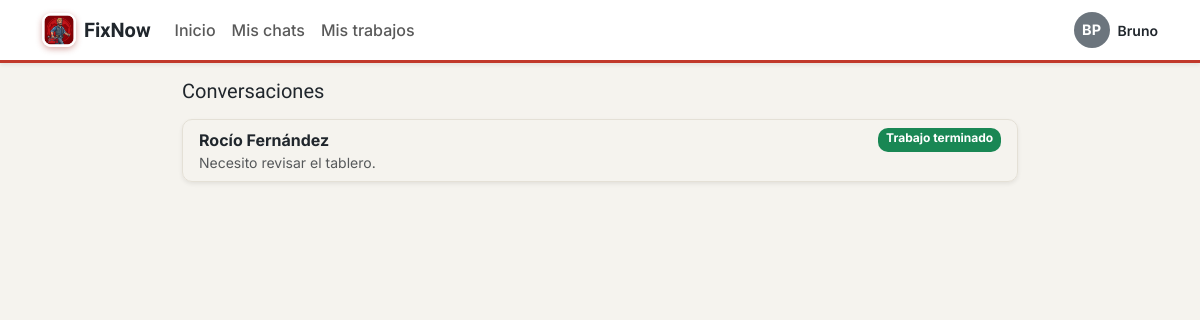
/chats.php (signed in), run on the app's committed database.
### tables this page shows
CREATE TABLE USUARIO (
    id_usuario     INT AUTO_INCREMENT PRIMARY KEY,
    nombre         VARCHAR(60) NOT NULL,
    apellido       VARCHAR(60) NOT NULL,
    mail           VARCHAR(120) NOT NULL UNIQUE,    
    contrasena     VARCHAR(255) NOT NULL,           
    rol            ENUM('cliente','trabajador','admin') NOT NULL,
    id_localidad   INT,
    fecha_registro DATETIME DEFAULT CURRENT_TIMESTAMP,
    estado         ENUM('activo','pendiente','bloqueado') NOT NULL DEFAULT 'activo',
     
     
    intentos_fallidos TINYINT UNSIGNED NOT NULL DEFAULT 0,
    bloqueado_hasta   DATETIME NULL,
     
    ultimo_acceso     DATETIME NULL,
     
     
     
    latitud           DECIMAL(9,6) NULL,
    longitud          DECIMAL(9,6) NULL,
    FOREIGN KEY (id_localidad) REFERENCES LOCALIDAD(id_localidad)
);

CREATE TABLE SOLICITUD (
    id_solicitud                INT AUTO_INCREMENT PRIMARY KEY,
    id_usuario                  INT NOT NULL,   
    id_trabajador                INT NOT NULL,   
    mensaje_inicial              TEXT,
    estado_contacto              ENUM('pendiente','aceptada','rechazada') NOT NULL DEFAULT 'pendiente',
    fecha_creacion                DATETIME DEFAULT CURRENT_TIMESTAMP,
    estado_trabajo                ENUM('no_solicitado','pendiente','aceptado','rechazado') NOT NULL DEFAULT 'no_solicitado',
    fecha_confirmacion_trabajo    DATETIME NULL,   
    confirmado_cliente            BOOLEAN NOT NULL DEFAULT FALSE,
    confirmado_trabajador         BOOLEAN NOT NULL DEFAULT FALSE,
     
     
     
     
    calificaciones_eliminadas     TINYINT UNSIGNED NOT NULL DEFAULT 0,
     
     
    posponer_cliente_hasta        DATETIME NULL,
    posponer_trabajador_hasta     DATETIME NULL,
    FOREIGN KEY (id_usuario) REFERENCES USUARIO(id_usuario) ON DELETE CASCADE,
    FOREIGN KEY (id_trabajador) REFERENCES TRABAJADOR(id_trabajador) ON DELETE CASCADE
);

### src/helpers/Sesion.php (called while the page is built, shortened)
<?php
class Sesion
{
    public static function rolActual(): ?string
    {
        return $_SESSION['rol'] ?? null;
    }
    public static function idUsuarioActual(): ?int
    {
        return $_SESSION['id_usuario'] ?? null;
    }
}

### src/models/Usuario.php (called while the page is built, shortened)
<?php
class Usuario
{
    private PDO $pdo;
    public function __construct(PDO $pdo)
    {
        $this->pdo = $pdo;
    }
    public function buscarPorId(int $idUsuario): ?array
    {
        $consulta = $this->pdo->prepare(
            'SELECT id_usuario, nombre, apellido, mail, rol, estado FROM USUARIO WHERE id_usuario = ?'
        );
        $consulta->execute([$idUsuario]);
        $fila = $consulta->fetch();
        return $fila ?: null;
    }
}

### src/config/Database.php (called while the page is built, shortened)
<?php
class Database
{
    private static ?PDO $instancia = null;
    public static function getConexion(): PDO
    {
        if (self::$instancia === null) {
            $host = getenv('DB_HOST');
            $nombreBD = getenv('DB_NAME');
            $usuario = getenv('DB_USER');
            $clave = getenv('DB_PASS');
            $dsn = "mysql:host={$host};dbname={$nombreBD};charset=utf8mb4";
            $opciones = [
                PDO::ATTR_ERRMODE => PDO::ERRMODE_EXCEPTION,
                PDO::ATTR_DEFAULT_FETCH_MODE => PDO::FETCH_ASSOC,
                PDO::ATTR_EMULATE_PREPARES => false,
            ];
            try {
                self::$instancia = new PDO($dsn, $usuario, $clave, $opciones);
            } catch (PDOException $error) {
                error_log('Error de conexión a la base de datos: ' . $error->getMessage());
                die('No se pudo conectar a la base de datos. Intente más tarde.');
            }
        }
        return self::$instancia;
    }
}

### src/models/Solicitud.php (called while the page is built, shortened)
<?php
class Solicitud
{
    private PDO $pdo;
    public function __construct(PDO $pdo)
    {
        $this->pdo = $pdo;
    }
    private function base(): string
    {
        return "SELECT s.*,
                       uc.nombre   AS cliente_nombre,
                       uc.apellido AS cliente_apellido,
                       t.id_usuario AS id_usuario_trabajador,
                       t.oficio,
                       ut.nombre   AS trabajador_nombre,
                       ut.apellido AS trabajador_apellido,
                       (SELECT m.contenido FROM MENSAJE m
                         WHERE m.id_solicitud = s.id_solicitud
                         ORDER BY m.id_mensaje DESC LIMIT 1) AS ultimo_mensaje,
                       (SELECT cal.id_calificacion FROM CALIFICACION cal
                         WHERE cal.id_solicitud = s.id_solicitud) AS id_calificacion
                  FROM SOLICITUD s
                  JOIN USUARIO uc ON uc.id_usuario = s.id_usuario
                  JOIN TRABAJADOR t ON t.id_trabajador = s.id_trabajador
                  JOIN USUARIO ut ON ut.id_usuario = t.id_usuario";
    }
    public function listarPorUsuario(int $idUsuario, string $rol): array
    {
        $campo = ($rol === 'cliente') ? 's.id_usuario' : 't.id_usuario';
        $consulta = $this->pdo->prepare($this->base() . " WHERE {$campo} = ? ORDER BY s.id_solicitud DESC");
        $consulta->execute([$idUsuario]);
        return $consulta->fetchAll();
    }
}

### public/chats.php (the view, shortened to what this page needs)
<?php
$rol = Sesion::rolActual();
$yo = Sesion::idUsuarioActual();
$modeloSolicitud = new Solicitud(Database::getConexion());
$todas = $modeloSolicitud->listarPorUsuario($yo, $rol);
$activas = array_filter($todas, fn($s) => $s['estado_contacto'] === 'aceptada');
function otraParte(array $s, int $yo): string
{
    return ((int) $s['id_usuario'] === $yo)
        ? $s['trabajador_nombre'] . ' ' . $s['trabajador_apellido']
        : $s['cliente_nombre'] . ' ' . $s['cliente_apellido'];
}
function etiquetaTrabajo(array $s): string
{
    if ($s['confirmado_cliente'] && $s['confirmado_trabajador']) {
        return '<span class="badge text-bg-success">Trabajo terminado</span>';
    }
    return match ($s['estado_trabajo']) {
        'pendiente' => '<span class="badge text-bg-warning">Contratación pendiente</span>',
        'aceptado'  => '<span class="badge text-bg-primary">Trabajo en curso</span>',
        default     => '',
    };
}
?>
<!DOCTYPE html>
<html lang="es">
<head>
    <link href="https://cdn.jsdelivr.net/npm/bootstrap@5.3.3/dist/css/bootstrap.min.css" rel="stylesheet">
    <link rel="stylesheet" href="assets/css/estilos.css">
</head>
<body class="bg-light">
<?php require __DIR__ . '/../src/views/navbar.php'; ?>
<div class="container pb-5" style="max-width: 860px;">
    <h1 class="h5 mb-3">Conversaciones</h1>
    <?php if (empty($activas)): ?>
        <div class="alert alert-info">
            No tenés conversaciones aún.
            <a href="panel_cliente.php" class="alert-link">Buscá un trabajador</a> y solicitale un servicio.
            <?php if ($rol === 'trabajador'): ?>
                Cuando aceptes una solicitud de chat también aparecerá acá.
            <?php endif; ?>
        </div>
    <?php else: ?>
        <div class="list-group mb-4 shadow-sm">
            <?php foreach ($activas as $s): ?>
                <a href="chat.php?id=<?= (int) $s['id_solicitud'] ?>" class="list-group-item list-group-item-action">
                    <div class="d-flex justify-content-between flex-wrap gap-1">
                        <strong><?= Vista::e(otraParte($s, $yo)) ?></strong>
                        <?= etiquetaTrabajo($s) ?>
                    </div>
                    <div class="small text-muted text-truncate">
                        <?= Vista::e($s['ultimo_mensaje'] ?? $s['mensaje_inicial']) ?>
                    </div>
                </a>
            <?php endforeach; ?>
        </div>
    <?php endif; ?>
</div>
</body>
</html>

### src/views/navbar.php (shortened to what this page needs)
<?php
$rolNav = Sesion::rolActual();
$idUsuarioNav = Sesion::idUsuarioActual();
$pdoNav = Database::getConexion();
$usuarioNav = (new Usuario($pdoNav))->buscarPorId($idUsuarioNav) ?? ['nombre' => '', 'apellido' => ''];
$fotoNav = ($rolNav === 'trabajador') ? (new Trabajador($pdoNav))->fotoDeUsuario($idUsuarioNav) : null;
$perfilNav = ($rolNav === 'trabajador') ? 'mi_perfil.php' : 'mi_cuenta.php';
?>
<nav class="navbar navbar-expand bg-white border-bottom shadow-sm mb-3">
    <div class="container">
        <a class="navbar-brand fw-bold d-flex align-items-center gap-2" href="panel_<?= Vista::e($rolNav) ?>.php">
            <img src="assets/img/logo.png" alt="" class="logo-marca"> FixNow
        </a>
        <ul class="navbar-nav me-auto">
            <?php if ($rolNav === 'cliente'): ?>
                <li class="nav-item"><a class="nav-link" href="panel_cliente.php">Inicio</a></li>
                <li class="nav-item"><a class="nav-link" href="chats.php">Mis chats</a></li>
                <li class="nav-item"><a class="nav-link" href="mis_trabajos.php">Mis trabajos</a></li>
            <?php endif; ?>
        </ul>
        <a href="<?= Vista::e($perfilNav) ?>" class="perfil-nav d-flex align-items-center gap-2 text-decoration-none"
           title="Ir a mi perfil">
            <?= Vista::avatar($fotoNav, (string) $usuarioNav['nombre'], (string) $usuarioNav['apellido'], 36) ?>
            <span class="perfil-nav-nombre small fw-semibold d-none d-sm-inline"><?= Vista::e($usuarioNav['nombre']) ?></span>
        </a>
    </div>
</nav>

### src/helpers/Vista.php (shortened to what this page needs)
<?php
class Vista
{
    public static function e(?string $texto): string
    {
        return htmlspecialchars($texto ?? '', ENT_QUOTES, 'UTF-8');
    }
    public static function avatar(?string $foto, string $nombre, string $apellido, int $tamano = 64): string
    {
        $estilo = "width:{$tamano}px;height:{$tamano}px;";
        $iniciales = mb_strtoupper(mb_substr($nombre, 0, 1) . mb_substr($apellido, 0, 1));
        return '<div class="rounded-circle bg-secondary text-white d-flex align-items-center '
             . 'justify-content-center fw-bold" style="' . $estilo . 'font-size:' . ($tamano / 2.5) . 'px;">'
             . self::e($iniciales) . '</div>';
    }
}

### public/assets/css/estilos.css (style rules this page uses)
:root { --fx-primary: #C1392B; --fx-primary-dark: #9A2E22; --fx-primary-soft: #F8E1DE; --fx-accent: #C97A3D; --fx-gold: #D79A2C; --fx-bg: #F5F3EE; --fx-ink: #20262C; --fx-border: #E4E0D6; --bs-primary: #C1392B; --bs-primary-rgb: 193, 57, 43; --bs-link-color: #C1392B; --bs-link-color-rgb: 193, 57, 43; --bs-link-hover-color: #9A2E22; --bs-link-hover-color-rgb: 154, 46, 34; --bs-body-color: #20262C; --bs-body-bg: #F5F3EE; --bs-border-color: #E4E0D6; --bs-border-radius: .625rem; }
h1, h2, h3, h4, h5, h6, .navbar-brand, .h1, .h2, .h3, .h4, .h5, .h6 { font-family: 'Sora', 'Inter', 'Segoe UI', sans-serif; color: var(--fx-ink); }
.navbar { border-bottom: 3px solid var(--fx-primary) !important; }
.navbar .nav-link { font-weight: 500; }
.logo-marca { width: 34px; height: 34px; border-radius: 9px; object-fit: cover; box-shadow: 0 2px 6px rgba(154, 46, 34, .4); }
body { font-family: 'Inter', 'Segoe UI', Roboto, Arial, sans-serif; -webkit-font-smoothing: antialiased; }
body.bg-light { background-color: var(--fx-bg) !important; }
.perfil-nav { color: var(--fx-ink); }

### data on the page
usuario: self::e($iniciales) "BP", nombre "Bruno"
solicitud: id_usuario.apellido "Rocío Fernández", confirmado_cliente "Trabajo terminado", mensaje_inicial "Necesito revisar el tablero."
